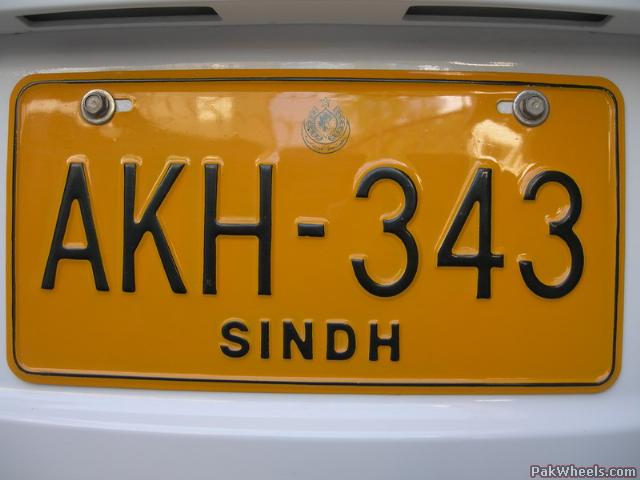
%> input picture Image Database/carplate2.jpg, 640 x 480 px
$ octave car_license_plate_reading.m   (GNU Octave 9; MATLAB toolbox functions it lacks are replaced by stand-ins)
%> lines starting %> are read from the running program, lines starting %| are printed output that depends on the picture; in (x1, y1, x2, y2) boxes, pixels count from 0 and x2, y2 are one past the last pixel; in counts of white or black regions, pixels touching at a corner belong together; the program's own positions count from 1
### template.m
%Yogesh Pawar
function [ y ] = template( x )
y=x;
aa(1:42,1:24)=1;
aa(1:42,1)=0;
aa(1:42,24)=0;
aa(1,1:24)=0;
aa(42,1:24)=0;
imwrite(aa,'pen.bmp','bmp');
A=imread('A.bmp');
B=imread('B.bmp');
C=imread('C.bmp');
D=imread('D.bmp');
E=imread('E.bmp');
F=imread('F.bmp');
G=imread('G.bmp');
H=imread('H.bmp');
I=imread('I.bmp');
J=imread('J.bmp');
K=imread('K.bmp');
L=imread('L.bmp');
M=imread('M.bmp');
N=imread('N.bmp');
O=imread('O.bmp');
P=imread('P.bmp');
Q=imread('Q.bmp');
R=imread('R.bmp');
S=imread('S.bmp');
T=imread('T.bmp');
U=imread('U.bmp');
V=imread('V.bmp');
W=imread('W.bmp');
X=imread('X.bmp');
Y=imread('Y.bmp');
Z=imread('Z.bmp');
Afill=imread('fillA.bmp');
Bfill=imread('fillB.bmp');
Dfill=imread('fillD.bmp');
Ofill=imread('fillO.bmp');
Pfill=imread('fillP.bmp');
Qfill=imread('fillQ.bmp');
Rfill=imread('fillR.bmp');


%Number
one=imread('1.bmp');
two=imread('2.bmp');
three=imread('3.bmp');
four=imread('4.bmp');
five=imread('5.bmp');
six=imread('6.bmp');
seven=imread('7.bmp');
eight=imread('8.bmp');
nine=imread('9.bmp');
zero=imread('0.bmp');
zerofill=imread('fill0.bmp');
fourfill=imread('fill4.bmp');
sixfill=imread('fill6.bmp');
sixfill2=imread('fill6_2.bmp');
eightfill=imread('fill8.bmp');
ninefill=imread('fill9.bmp');
ninefill2=imread('fill9_2.bmp');
a1=imread('pen.bmp');


%*-*-*-*-*-*-*-*-*-*-*-
letter=[A Afill B Bfill C D Dfill E F G H I J K L M ...
    N O Ofill P Pfill Q Qfill R Rfill S T U V W X Y Z];
number=[];
character=[];

number=[one two three four fourfill five six sixfill sixfill2 seven ...
    eight eightfill nine ninefill ninefill2 zero zerofill a1];

character=[letter number];

NewTemplates=mat2cell(character,42,[24 24 24 24 24 24 24 24 ...
    24 24 24 24 24 24 24 ...
    24 24 24 24 24 24 24 ...
    24 24 24 24 24 24 24 ...
    24 24 24 24 24 24 24 ...
    24 24 24 24 24 24 24 ...
    24 24 24 24 24 24 24 24]);


save ('NewTemplates','NewTemplates')


end

### car_license_plate_reading.m
%Yogesh Pawar
    clc;
    close all;
    clear all;

    f=imread('carplate2.jpg');
%> f is the input picture: size 480x640x3 uint8; mean R, G, B 152.5, 119, 68
    f=imresize(f,[400 NaN]);  % Resizing the image keeping aspect ratio same ,NaN : If you set x to be 400 then y is modified proportionnally.  %%image loading unit
%> f: size 400x534x3 uint8

    imshow(f);
    % ---------------------------------------------------------------------

    g=rgb2gray(f);          % rgb2gray converts the truecolor image RGB to the grayscale.
    g=medfilt2(g,[3 3]);    % Median filtering is a nonlinear operation often used in image processing to reduce "salt and pepper" noise.
    conc=strel('disk',1);   % creates a disk-shaped structuring element
    gi=imdilate(g,conc);        % gi = imdilate(g,conc) dilates the grayscale, binary, or packed binary image g, returning the dilated image, gi.
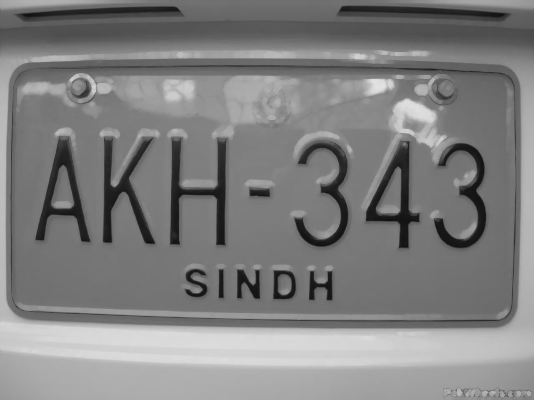
%> gi: size 400x534 uint8; min 18, max 226, mean 127.8
    ge=imerode(g,conc);         %  gi = imdilate(g,conc) erodes the grayscale, binary, or packed binary image g, returning the eroded image, gi.   %%%% morphological image processing
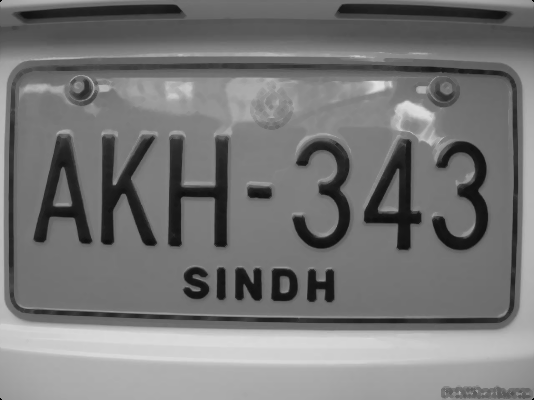
%> ge: size 400x534 uint8; min 0, max 225, mean 118.7
    gdiff=imsubtract(gi,ge);    % Z = imsubtract(X,Y) subtracts each element in array Y from the corresponding element in array X and returns the difference in the corresponding element of the output array Z.
    gdiff=mat2gray(gdiff);      % sets the values of amin and amax to the minimum and maximum values in A.
%> gdiff: size 400x534 double
    gdiff=conv2(gdiff,[1 1;1 1]);
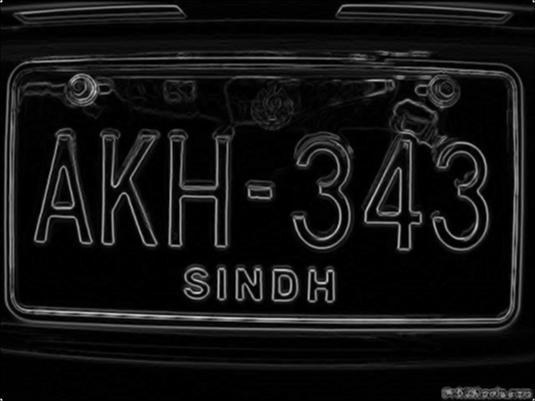
%> gdiff: size 401x535 double; min 0, max 3.01, mean 0.223; drawn with min black and max white
    gdiff=imadjust(gdiff,[0.5 0.7],[0 1],.1);   %  increases the contrast of the output image J.
                                                %J = imadjust(I,[low_in; high_in],[low_out; high_out]) maps the values in I to new values in J such that values between low_in and high_in map to values between low_out and high_out.
    B=logical(gdiff);       % Any nonzero element of A is converted to logical 1 (true) and zeros are converted to logical 0 (false).
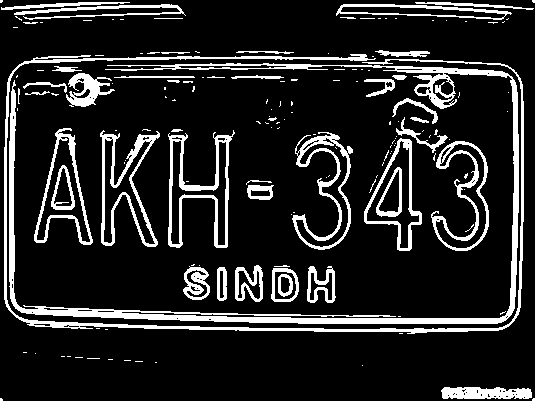
%> B: size 401x535 logical; 14.6% white; 157 white regions (111 under 20 px), largest, box (x1, y1, x2, y2) and area: (9, 63, 519, 324) 8100, (4, 54, 524, 334) 4650, (168, 130, 235, 248) 1831
    [a1 b1]=size(B);
%> a1 = 401; b1 = 535

    figure(2)
    imshow(B)
    %----------------------------------------------------------------------

    er=imerode(B,strel('line',100,0)); % A strel object represents a flat morphological structuring element, which is an essential part of
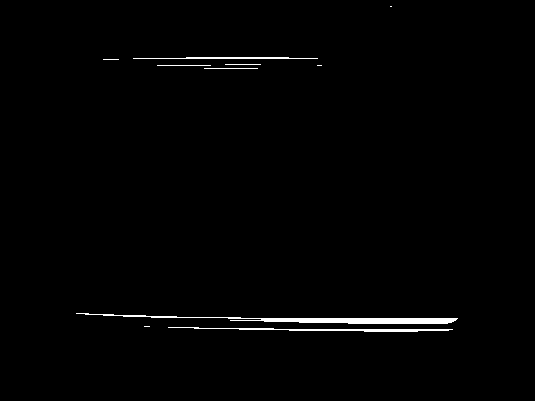
%> er: size 401x535 logical; 1.1% white; 10 white regions (4 under 20 px), largest, box (x1, y1, x2, y2) and area: (76, 313, 458, 324) 1324, (168, 327, 453, 332) 539, (133, 57, 318, 59) 288, (157, 65, 211, 66) 54, (204, 68, 258, 69) 54, (225, 64, 261, 65) 36
                                            % morphological dilation and erosion operations
    figure(3)
    imshow(er)
    %----------------------------------------------------------------------

    out1=imsubtract(B,er);
%> out1: size 401x535 double; values 0 (black) and 1 (white), 13.5% white; 185 white regions (129 under 20 px), largest, box (x1, y1, x2, y2) and area: (175, 63, 519, 324) 3347, (9, 80, 396, 324) 2957, (4, 55, 289, 331) 2011
    F=imfill(out1,'holes');     % performs a flood-fill operation on background pixels of the input binary image         %%%filling the object
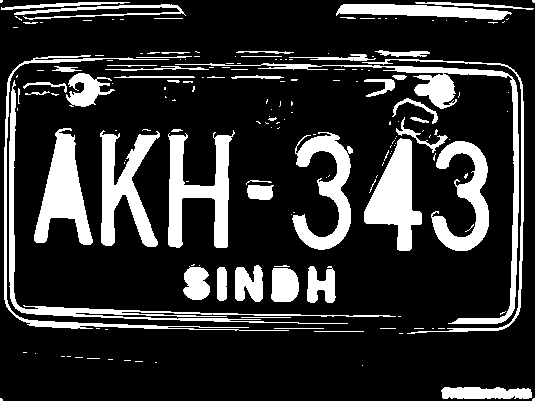
%> F: size 401x535 double; values 0 (black) and 1 (white), 19.2% white; 180 white regions (127 under 20 px), largest, box (x1, y1, x2, y2) and area: (175, 63, 519, 324) 3706, (168, 130, 235, 248) 3499, (34, 128, 93, 245) 3311
    H=bwmorph(F,'thin',1);      % With n = Inf, thins objects to lines. It removes pixels so that an object without holes shrinks to a minimally
%> H: size 401x535 logical; 14.6% white; 180 white regions (135 under 20 px), largest, box (x1, y1, x2, y2) and area: (365, 139, 421, 250) 2992, (168, 130, 234, 247) 2970, (35, 129, 92, 244) 2968
                                % connected stroke, and an object with holes shrinks to a connected ring halfway between each hole and the outer boundary.
                                 % This option preserves the Euler number.
    H=imerode(H,strel('line',3,90));
%> H: size 401x535 logical; 11% white; 89 white regions (61 under 20 px), largest, box (x1, y1, x2, y2) and area: (365, 140, 421, 249) 2876, (35, 132, 92, 243) 2830, (169, 137, 231, 246) 2802

    figure(4)
    imshow(H)
    %----------------------------------------------------------------------

    final=bwareaopen(H,floor((a1/15)*(b1/15))); % removes from a binary image all connected components (objects) that have fewer than P pixels
    final(1:floor(.9*a1),1:2)=1;
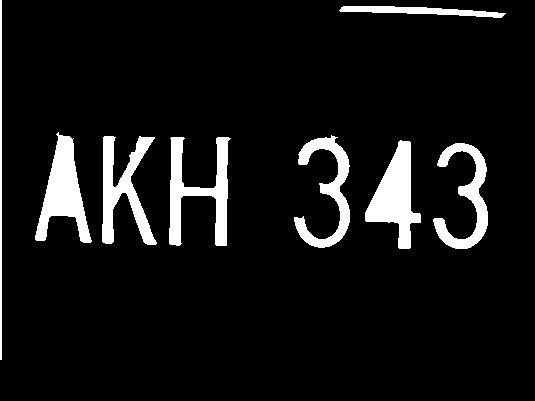
%> final: size 401x535 logical; 7.9% white; 8 white regions, largest, box (x1, y1, x2, y2) and area: (365, 140, 421, 249) 2876, (35, 132, 92, 243) 2830, (169, 137, 231, 246) 2802
    final(a1:-1:(a1-20),b1:-1:(b1-2))=1;
    yyy=template(2);    % In the Template file box, select a file name and location for the template SLTX file. Tip Save the template on the MATLAB® path
%> the run ends on the next line

$ run again, with Image Database/ABH3.jpg copied over Image Database/carplate2.jpg
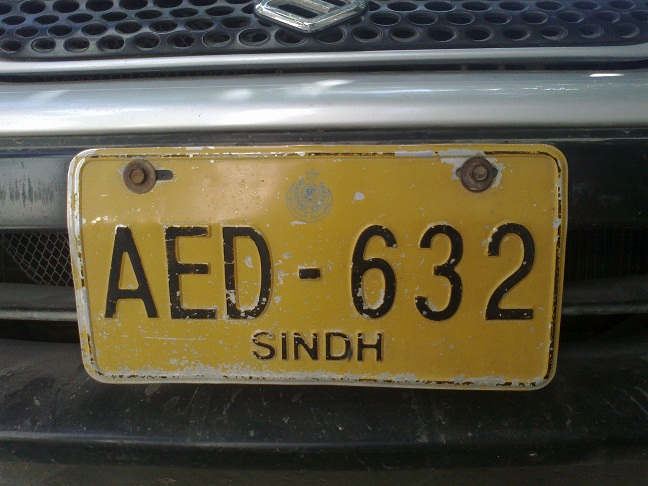
%> input picture Image Database/ABH3.jpg, 648 x 486 px
%> f is the input picture: size 486x648x3 uint8; mean R, G, B 92.7, 86.3, 65.4
%> f: size 400x534x3 uint8
%> `B=logical(gdiff);`:
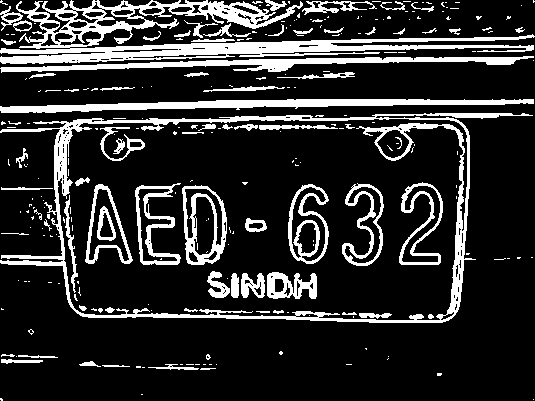
%> B: size 401x535 logical; 18.1% white; 256 white regions (181 under 20 px), largest, box (x1, y1, x2, y2) and area: (0, 0, 535, 64) 10093, (0, 113, 533, 323) 7920, (0, 99, 534, 113) 3513
%> er: size 401x535 logical; 2.7% white; 17 white regions (3 under 20 px), largest, box (x1, y1, x2, y2) and area: (0, 99, 484, 111) 2258, (0, 46, 484, 62) 1273, (0, 58, 478, 69) 997
%> out1: size 401x535 double; values 0 (black) and 1 (white), 15.3% white; 306 white regions (207 under 20 px), largest, box (x1, y1, x2, y2) and area: (8, 0, 449, 57) 6071, (226, 117, 476, 323) 3196, (0, 118, 249, 318) 2973
%> F: size 401x535 double; values 0 (black) and 1 (white), 20.1% white; 294 white regions (195 under 20 px), largest, box (x1, y1, x2, y2) and area: (8, 0, 449, 57) 8336, (226, 117, 476, 323) 3965, (0, 118, 249, 318) 3073
%> `final(1:floor(.9*a1),1:2)=1;`:
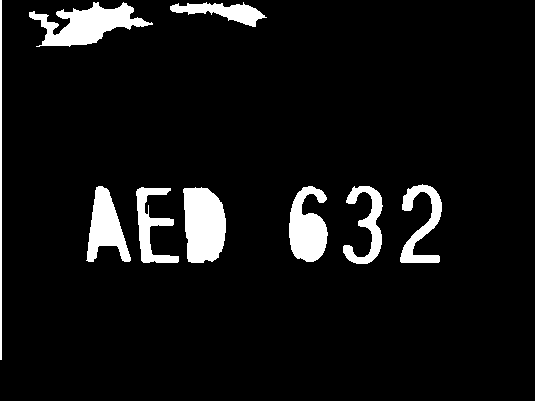
%> final: size 401x535 logical; 7% white; 9 white regions, largest, box (x1, y1, x2, y2) and area: (183, 187, 226, 263) 2688, (29, 2, 153, 47) 2683, (289, 186, 328, 262) 2016
